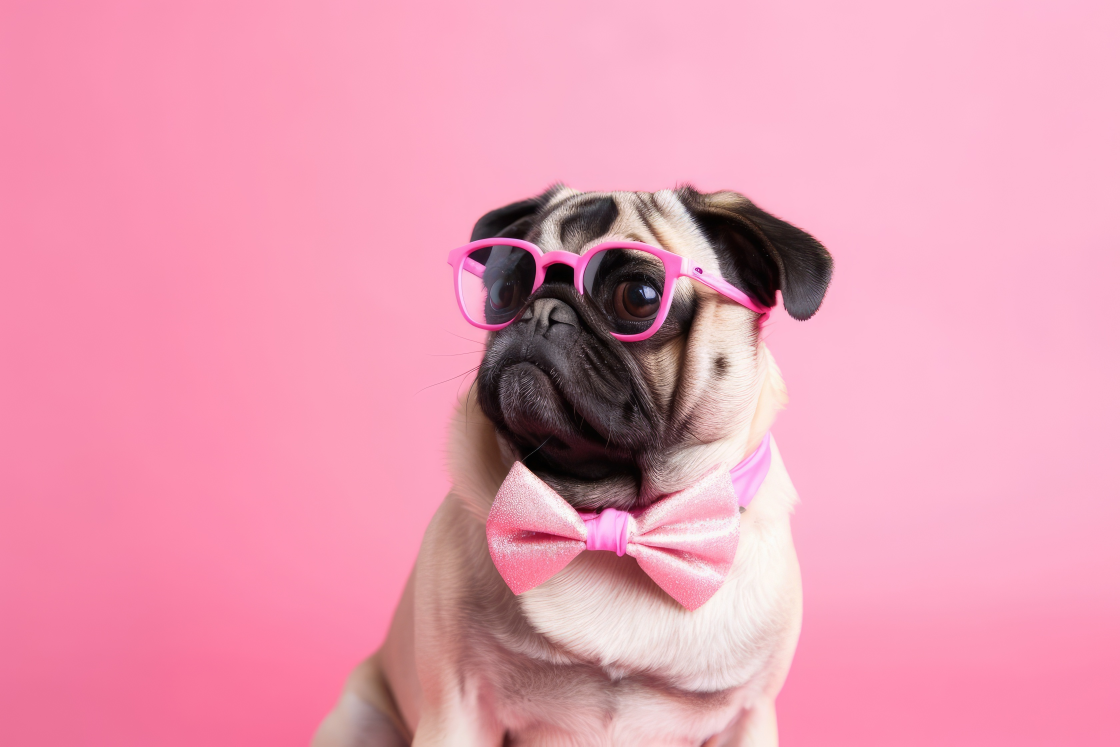
#> input picture img2.jpg, 3360 x 2240 px, found by its file name (shown at 1/3 size)
$ jupyter execute --allow-errors Histogram_Processing.ipynb   (shell and % lines are left out)
#> lines starting #> are read from the running program, lines starting #| are printed output that depends on the picture
# HISTOGRAM PROCESSING

[cell 1]
from PIL import Image
import numpy as np
import matplotlib.pyplot as plt

[cell 2]
def plot_histogram(hist , bins, title, is_normalized=False):
  width = 0.7* (bins[1]-bins[0])
  center = (bins[:-1] + bins[1:])/2
  if is_normalized :
    plt.bar(center , hist, align='center',width=width)
  else:
    plt.bar(center , hist, align='center',width=width)
  plt.title(title)
  plt.show()

[cell 3]
def calculate_histograms(image):
  img_arr = np.asarray(image)
  hist, bins = np.histogram(img_arr.flatten(), 256, [0, 256])
  num_pixel = np.prod(img_arr.shape) # calculating the no. of pixels.
  normalized_histogram= hist/num_pixel
  return hist , bins, normalized_histogram

[cell 4]
original_image = Image.open("/content/drive/MyDrive/Digital-Image-Processing/img2.jpg")
#> original_image is the input picture: PIL image 3360x2240 RGB; mean R, G, B 231.9, 154.7, 178

[cell 5]
plt.imshow(original_image)
plt.axis('off')
plt.title('Gray-Scale Image')
plt.show()

[cell 6]
unnormalized_hist, bins, normalized_hist = calculate_histograms(original_image)
#> in calculate_histograms, `hist, bins = np.histogram(img_arr.flatten(), 256, [0, 256])`: hist = 256 values, max 1419290 at index 254, min 1089 at index 0, mean 88200; bins = 257 values from 0 to 256
#> in calculate_histograms, `normalized_histogram= hist/num_pixel`: normalized_histogram = 256 values, max 0.0629 at index 254, min 4.82e-05 at index 0, mean 0.00391
#> unnormalized_hist has the same summary as hist in calculate_histograms; bins = 257 values from 0 to 256; normalized_hist has the same summary as normalized_histogram in calculate_histograms

[cell 7]
plt.figure(figsize=(12, 6))
plt.subplot(121)
plot_histogram(unnormalized_hist, bins, 'Unnormalized Histogram')
#> in plot_histogram, `width = 0.7* (bins[1]-bins[0])`: width = 0.7
#> in plot_histogram, `center = (bins[:-1] + bins[1:])/2`: center = 256 values from 0.5 to 255.5
#> in plot_histogram, `plt.show()`:
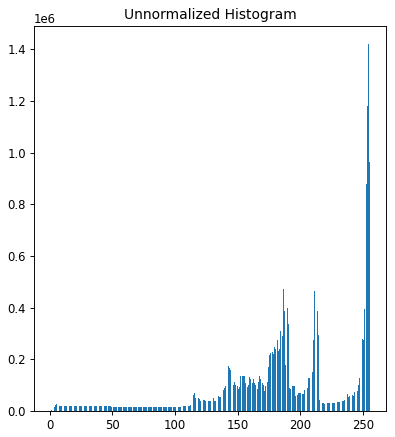
#> figure drawn by matplotlib, 1 panel; tallest bar 1419290 high, from x = 254.2 to 254.8

[cell 8]
plt.figure(figsize=(12, 6))
plt.subplot(122)
plot_histogram(normalized_hist, bins, 'Normalized Histogram', is_normalized=True)
#> call 2 of plot_histogram, with hist = array of shape (256,), bins = array of shape (257,), title = 'Normalized Histogram', is_normalized = True
#> in plot_histogram (call 2), `plt.show()`:
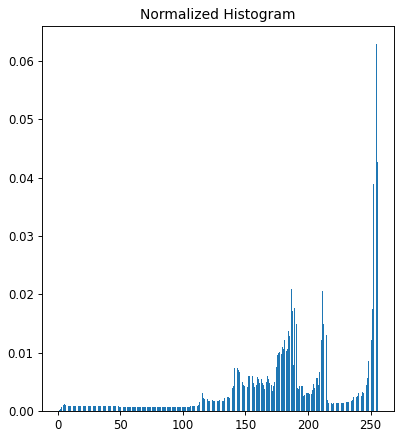
#> figure drawn by matplotlib, 1 panel; tallest bar 0.0629 high, from x = 254.2 to 254.8

# HISTOGRAM EQUALIZATION

[cell 9]
def histogram_equalization(image):
  img_arr = np.array(image)
  hist, bins = np.histogram(img_arr.flatten(), 256, [0, 256])
#> bins = 257 values from 0 to 256
  cdf = hist.cumsum()
#> cdf = 256 values from 1089 to 22579200
  cdf_normalized=(cdf - cdf.min()) * 255 / (cdf.max() - cdf.min())
#> cdf_normalized = 256 values from 0 to 255
  img_equalized = np.interp(img_arr.flatten(), bins[:-1], cdf_normalized).reshape(img_arr.shape)
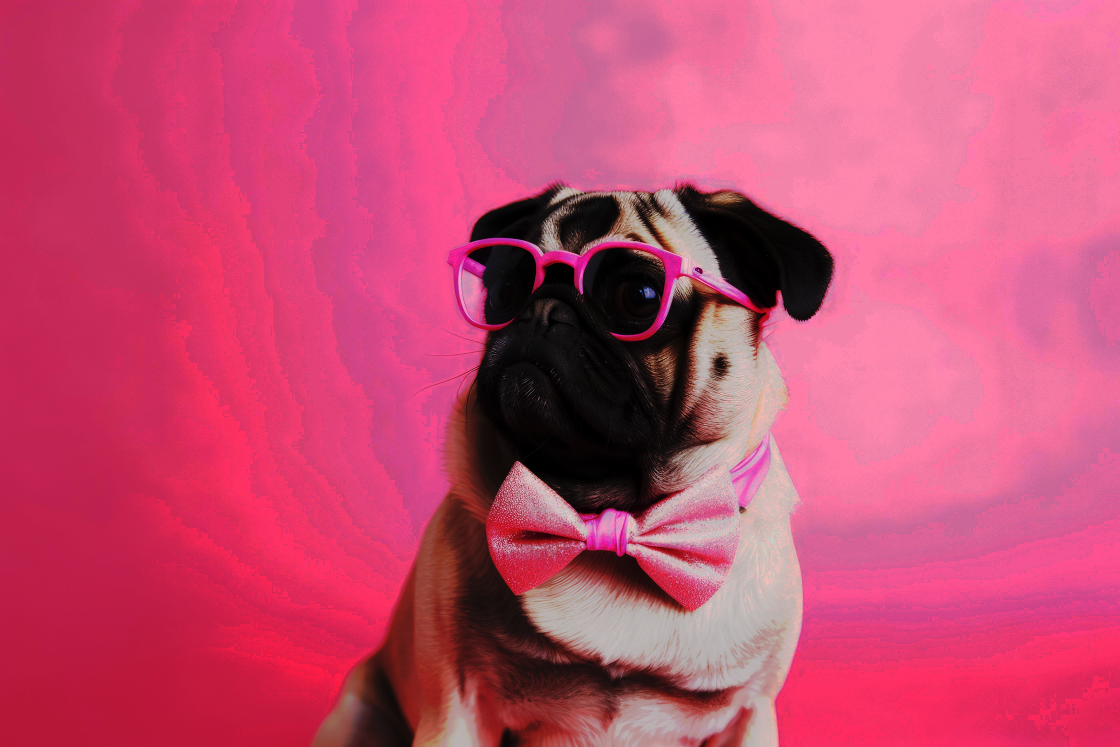
#> img_equalized: shape (2240, 3360, 3) float64 (shown at 1/3 size); mean R, G, B 199.3, 75.5, 113.9
  equalized_hist, _ = np.histogram(img_equalized.flatten(), 256, [0, 256])
#> equalized_hist = 256 values, max 1419290 at index 244, min 0 at index 39, mean 88200
  return Image.fromarray(img_equalized.astype('uint8')), hist, cdf_normalized, equalized_hist

#> (a cell that did not finish here is left out)

[cell 11]
equalized_image, original_hist, cdf_normalized, equalized_hist = histogram_equalization(original_image)
#> original_hist has the same summary as hist in calculate_histograms; cdf_normalized = 256 values from 0 to 255

[cell 12]
plt.figure(figsize=(18, 6))

[cell 13]
plt.subplot(131)
plt.plot(original_hist, color='black')
plt.title('Original Histogram')
plt.xlabel('Pixel Intensity')
plt.ylabel('Count')
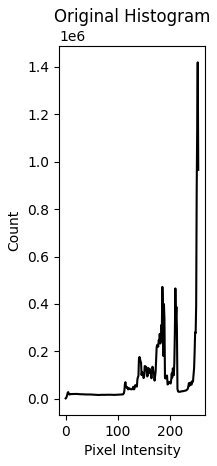
#> figure drawn by matplotlib, 1 panel; curve peaks at x = 254, y = 1419290

[cell 14]
plt.subplot(132)
plt.plot(cdf_normalized, color='red')
plt.title('Transformation Function')
plt.xlabel('Pixel Intensity')
plt.ylabel('Cumulative Distribution')
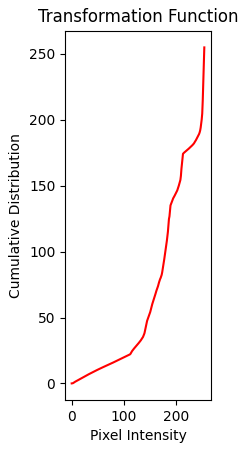
#> figure drawn by matplotlib, 1 panel; curve peaks at x = 255, y = 255

[cell 15]
plt.subplot(133)
plt.plot(equalized_hist, color='blue')
plt.title('Equalized Histogram')
plt.xlabel('Pixel Intensity')
plt.ylabel('Count')

plt.tight_layout()
plt.show()
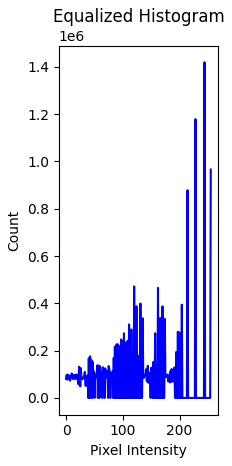
#> figure drawn by matplotlib, 1 panel; curve peaks at x = 244, y = 1419290

[cell 16]
fig, axs = plt.subplots(1, 2, figsize=(12, 6))
axs[0].imshow(equalized_image)
axs[0].axis('off')
axs[0].set_title('Equalized Image')

axs[1].imshow(original_image)
axs[1].axis('off')
axs[1].set_title('Gray-Scale Image')
plt.show()

# HISTOGRAM MATCHING (Specification)

[cell 17]
import numpy as np
import matplotlib.pyplot as plt
from PIL import Image
import cv2

[cell 18]
def calc_histogram(img):
  hist,_ = np.histogram(img.flatten(),256,[0,256])
  return hist

[cell 19]
def calc_cdf(hist):
  cdf=hist.cumsum()
  cdf_normalized = cdf/cdf.max()
  return cdf_normalized

[cell 20]
def histogram_matching(original,specified):
  original_hist=calc_histogram(original)
  original_cdf=calc_cdf(original_hist)

  specified_hist = calc_histogram(specified)
  specified_cdf = calc_cdf(specified_hist)

  mapping=np.zeros(256,dtype=np.uint8)
  j=0
  for i in range(256):
    while specified_cdf[j]<original_cdf[i] and j<255 :
      j+=1
    mapping[i]=j

  result = mapping[original.flatten()].reshape(original.shape)
  result_hist = calc_histogram(result)
  return result, result_hist, mapping

#> (a cell that did not finish here is left out)

[cell 22]
plt.imshow(original_image)
plt.axis('off')
plt.title('Gray-Scale Image')
plt.show()

#> (the rest of this cell did not finish here and is left out)

[cell 23]
specified_hist = np.concatenate([np.arange(128), np.arange(128)[::-1]]).astype(np.float32)
#> (the rest of this cell did not finish here and is left out)

#> (a cell that did not finish here is left out)

[cell 25]
plt.figure(figsize=(12, 8))

[cell 26]
plt.subplot(231)
plt.title("Original Histogram")
#> (the rest of this cell did not finish here and is left out)

[cell 27]
plt.subplot(232)
plt.title("Specified Histogram")
plt.bar(range(256), specified_hist)
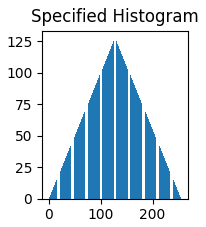
#> figure drawn by matplotlib, 1 panel

$ run again, with img4.jpg copied over img2.jpg
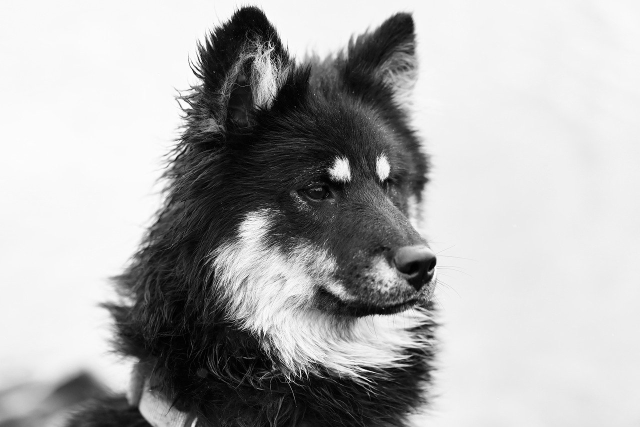
#> input picture img4.jpg, 1280 x 854 px, found by its file name (shown at 1/2 size)
#> original_image is the input picture: PIL image 1280x854 RGB; min 0, max 255, mean 175
#> in calculate_histograms, `hist, bins = np.histogram(img_arr.flatten(), 256, [0, 256])`: hist = 256 values, max 190347 at index 249, min 1563 at index 254, mean 12810; bins = 257 values from 0 to 256
#> normalized_histogram = 256 values, max 0.058 at index 249, min 0.000477 at index 254, mean 0.00391
#> `unnormalized_hist, bins, normalized_hist = calculate_histograms(origin..`: unnormalized_hist has the same summary as hist in calculate_histograms; bins = 257 values from 0 to 256; normalized_hist has the same summary as normalized_histogram in calculate_histograms
#> width = 0.7
#> center = 256 values from 0.5 to 255.5
#> in histogram_equalization, `hist, bins = np.histogram(img_arr.flatten(), 256, [0, 256])`: bins = 257 values from 0 to 256
#> cdf = 256 values from 17832 to 3279360
#> in histogram_equalization, `cdf_normalized=(cdf - cdf.min()) * 255 / (cdf.max() - cdf.min())`: cdf_normalized = 256 values from 0 to 255
#> in histogram_equalization, `img_equalized = np.interp(img_arr.flatten(), bins[:-1], cdf_normalized..`:
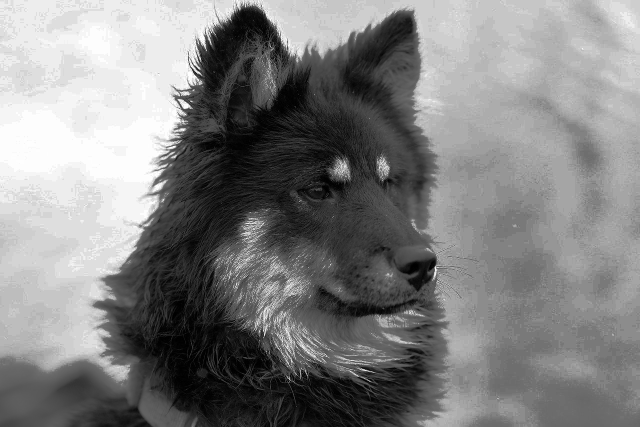
#> img_equalized: shape (854, 1280, 3) float64 (shown at 1/2 size); min 0, max 255, mean 129.4
#> in histogram_equalization, `equalized_hist, _ = np.histogram(img_equalized.flatten(), 256, [0, 256])`: equalized_hist = 256 values, max 190347 at index 237, min 0 at index 11, mean 12810
#> `equalized_image, original_hist, cdf_normalized, equalized_hist = histo..`: original_hist has the same summary as hist in calculate_histograms; cdf_normalized = 256 values from 0 to 255
#> `plt.show()`:
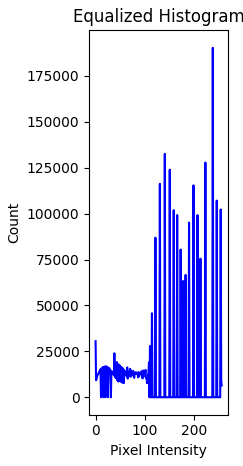
#> figure drawn by matplotlib, 1 panel; curve peaks at x = 237, y = 190347

$ run again, with img5.jpg copied over img2.jpg
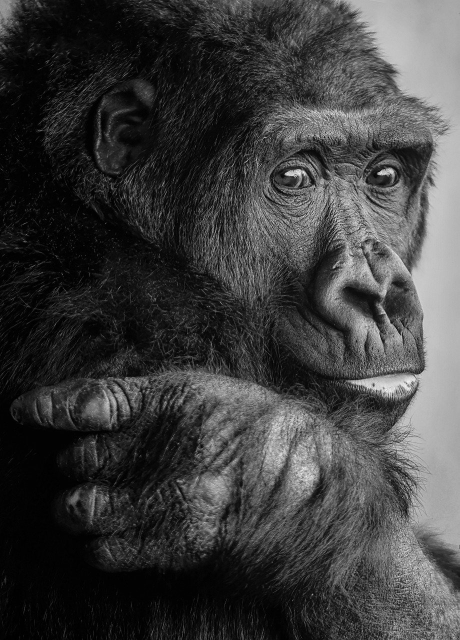
#> input picture img5.jpg, 919 x 1280 px, found by its file name (shown at 1/2 size)
#> original_image is the input picture: PIL image 919x1280 RGB; min 0, max 255, mean 61.7
#> in calculate_histograms, `hist, bins = np.histogram(img_arr.flatten(), 256, [0, 256])`: hist = 256 values, max 140712 at index 2, min 3 at index 254, mean 13785; bins = 257 values from 0 to 256
#> normalized_histogram = 256 values, max 0.0399 at index 2, min 8.5e-07 at index 254, mean 0.00391
#> `unnormalized_hist, bins, normalized_hist = calculate_histograms(origin..`: unnormalized_hist has the same summary as hist in calculate_histograms; bins = 257 values from 0 to 256; normalized_hist has the same summary as normalized_histogram in calculate_histograms
#> width = 0.7
#> center = 256 values from 0.5 to 255.5
#> in histogram_equalization, `hist, bins = np.histogram(img_arr.flatten(), 256, [0, 256])`: bins = 257 values from 0 to 256
#> cdf = 256 values from 78603 to 3528960
#> in histogram_equalization, `cdf_normalized=(cdf - cdf.min()) * 255 / (cdf.max() - cdf.min())`: cdf_normalized = 256 values from 0 to 255
#> in histogram_equalization, `img_equalized = np.interp(img_arr.flatten(), bins[:-1], cdf_normalized..`:
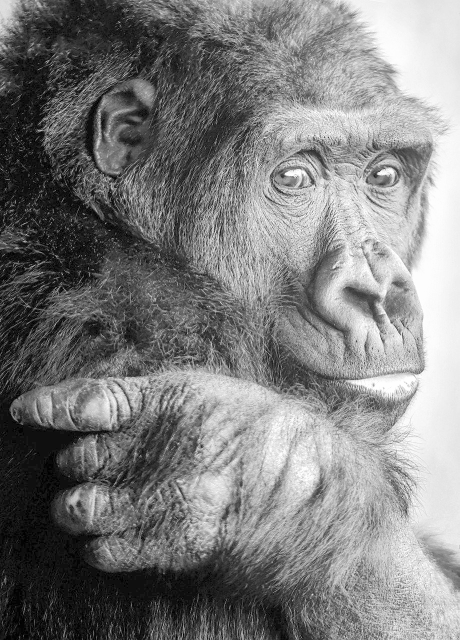
#> img_equalized: shape (1280, 919, 3) float64 (shown at 1/2 size); min 0, max 255, mean 125.9
#> in histogram_equalization, `equalized_hist, _ = np.histogram(img_equalized.flatten(), 256, [0, 256])`: equalized_hist = 256 values, max 140712 at index 15, min 0 at index 1, mean 13785
#> `equalized_image, original_hist, cdf_normalized, equalized_hist = histo..`: original_hist has the same summary as hist in calculate_histograms; cdf_normalized = 256 values from 0 to 255
#> `plt.show()`:
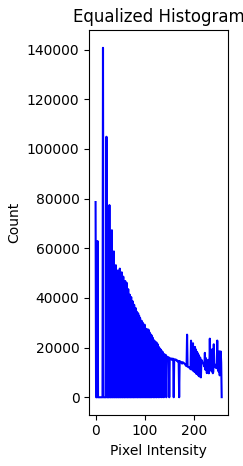
#> figure drawn by matplotlib, 1 panel; curve peaks at x = 15, y = 140712
